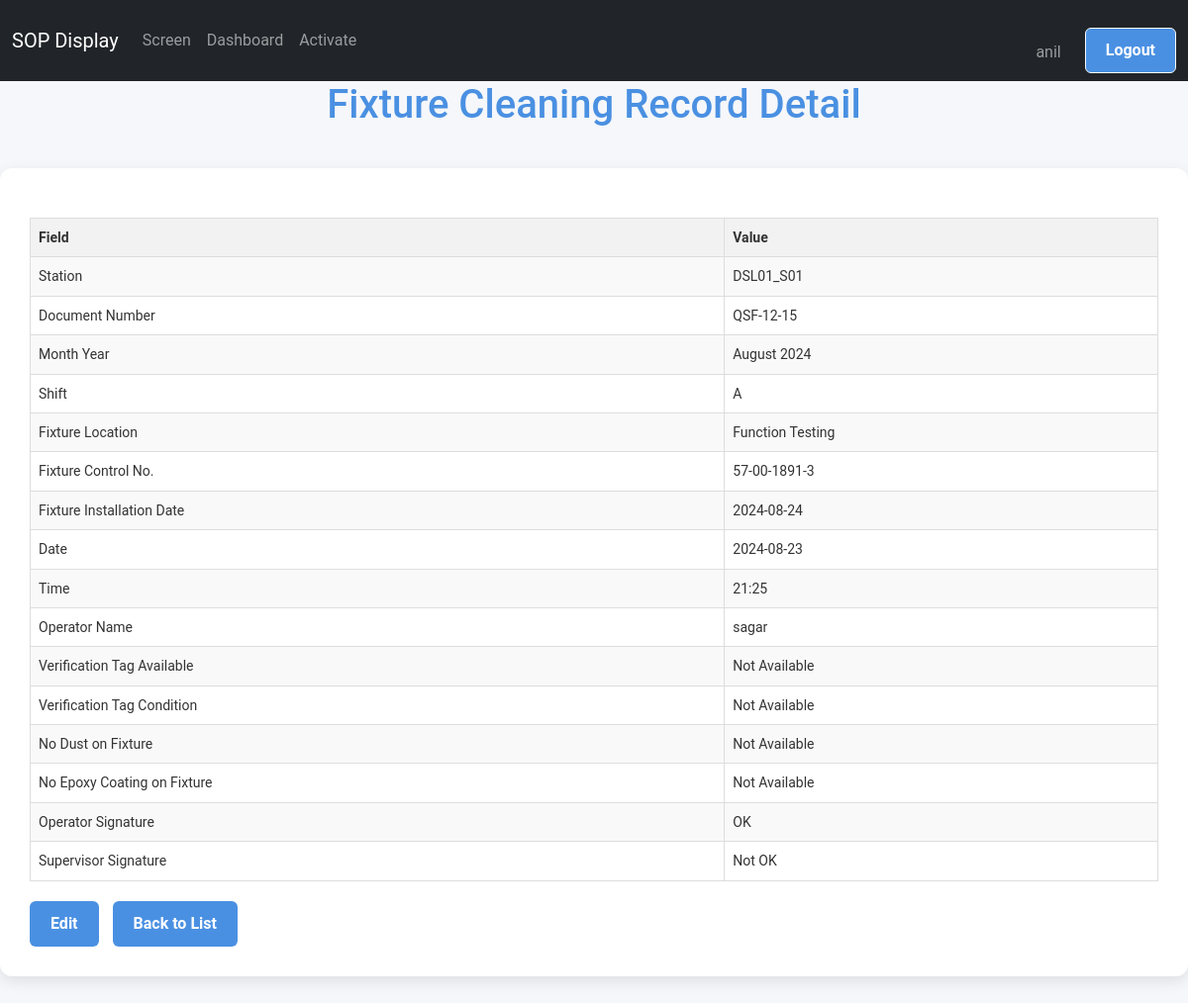
The page /screen/fixture/detail/3/ (signed in) on the database its author committed.
### screen_app/models.py (models this page shows, shortened)
class FixtureCleaningRecord(models.Model):
    SHIFT_CHOICES = [
        ('A', 'A'),
        ('B', 'B'),
    ]
    FIXTURE_LOCATION = [
        ('visual_inspection', 'Visual Inspection'),
        ('programming_testing', 'Programming & Testing'),
        ('function_testing', 'Function Testing'),
        ('adhesive_application', 'Adhesive Application'),
        ('conformal_coating', 'Conformal Coating'),
        ('housing', 'Housing'),
        ('e90fl', 'E90FL'),
        ('dr_beck_epoxy', 'Dr. Beck Epoxy'),
        ('final_testing', 'Final Testing'),
    ]
    TAG_CHOICES = [
        ('Available', 'Available'),
        ('Not Available', 'Not Available'),
    ]
    TICK_CHOICES = [
        ('✔', 'OK'),
        ('✘', 'Not OK'),
        ('', 'Not Checked')
    ]
    TAG_CHOICES = [
        ('Available', 'Available'),
        ('Not Available', 'Not Available'),
    ]
    station = models.CharField(max_length=100, choices=STATION_CHOICES, default='DSL01_S01')
    doc_number = models.CharField(max_length=20, default="QSF-12-15",blank=True)
    month_year = models.DateField()
    shift = models.CharField(max_length=1, choices=SHIFT_CHOICES)
    fixture_location = models.CharField(max_length=200, choices=FIXTURE_LOCATION)
    fixture_control_no = models.CharField(max_length=200, choices=CONTROL_NUMBER_CHOICES)
    fixture_installation_date = models.DateField()
    date = models.DateField(default=timezone.now,blank=True)
    time = models.TimeField(default=timezone.now,blank=True)
    operator_name = models.ForeignKey(User, on_delete=models.CASCADE, blank=True, null=True)
    verification_tag_available = models.CharField(max_length=25, choices=TAG_CHOICES)
    verification_tag_condition = models.CharField(max_length=25, choices=TAG_CHOICES)
    no_dust_on_fixture = models.CharField(max_length=25, choices=TAG_CHOICES)
    no_epoxy_coating_on_fixture = models.CharField(max_length=25, choices=TAG_CHOICES)
    operator_signature = models.CharField(max_length=1, choices=TICK_CHOICES, default='✔',blank=True)
    supervisor_signature = models.CharField(max_length=1, choices=TICK_CHOICES, default='✘',blank=True)
    class Meta:
        verbose_name = "Fixture Cleaning Record"
        verbose_name_plural = "Fixture Cleaning Records"

### screen_app/views.py (the view)
# urls.py: path('fixture/detail/<int:pk>/', FixtureCleaningRecordDetailView.as_view(), name='fixture_cleaning_record_detail'),
@method_decorator(staff_member_required, name='dispatch')
class FixtureCleaningRecordDetailView(View):
    def get(self, request, pk):
        record = get_object_or_404(FixtureCleaningRecord, pk=pk)
        return render(request, 'fixture_records/fixture_cleaning_record_detail.html', {'record': record})

### screen_app/templates/fixture_records/fixture_cleaning_record_detail.html (shortened to what this page needs)
{% extends "base.html" %}
{% block content %}
<h1>Fixture Cleaning Record Detail</h1>
<div class='container'>
    <table class="excel-table">
        <tr>
            <th>Field</th>
            <th>Value</th>
        </tr>
        <tr>
            <td>Station</td>
            <td>{{ record.station }}</td>
        </tr>
        <tr>
            <td>Document Number</td>
            <td>{{ record.doc_number }}</td>
        </tr>
        <tr>
            <td>Month Year</td>
            <td>{{ record.month_year|date:"F Y" }}</td>
        </tr>
        <tr>
            <td>Shift</td>
            <td>{{ record.get_shift_display }}</td>
        </tr>
        <tr>
            <td>Fixture Location</td>
        <td>{{ record.get_fixture_location_display }}</td>
    </tr>
    <tr>
        <td>Fixture Control No.</td>
        <td>{{ record.get_fixture_control_no_display }}</td>
    </tr>
    <tr>
        <td>Fixture Installation Date</td>
        <td>{{ record.fixture_installation_date|date:"Y-m-d" }}</td>
    </tr>
    <tr>
        <td>Date</td>
        <td>{{ record.date|date:"Y-m-d" }}</td>
    </tr>
    <tr>
        <td>Time</td>
        <td>{{ record.time|time:"H:i" }}</td>
    </tr>
    <tr>
        <td>Operator Name</td>
        <td>{{ record.operator_name.username }}</td>
    </tr>
    <tr>
        <td>Verification Tag Available</td>
        <td>{{ record.get_verification_tag_available_display }}</td>
    </tr>
    <tr>
        <td>Verification Tag Condition</td>
        <td>{{ record.get_verification_tag_condition_display }}</td>
    </tr>
    <tr>
        <td>No Dust on Fixture</td>
        <td>{{ record.get_no_dust_on_fixture_display }}</td>
    </tr>
    <tr>
        <td>No Epoxy Coating on Fixture</td>
        <td>{{ record.get_no_epoxy_coating_on_fixture_display }}</td>
    </tr>
    <tr>
        <td>Operator Signature</td>
        <td>{{ record.get_operator_signature_display }}</td>
    </tr>
    <tr>
        <td>Supervisor Signature</td>
        <td>{{ record.get_supervisor_signature_display }}</td>
    </tr>
</table>
<div class="action-buttons">
    <a href="{% url 'update_fixture_cleaning_record' record.pk %}" class="btn">Edit</a>
    <a href="{% url 'list_fixture_cleaning_records' %}" class="btn">Back to List</a>
</div>
</div>
{% endblock content %}

### templates/base.html (shortened to what this page needs)
{% load static %}
<!DOCTYPE html>
<html lang="en">
  <head>
    <link rel="stylesheet" href="{% static 'css/bootstrap.css' %}" />
  </head>
  <body>
    <nav class="navbar navbar-expand-lg navbar-dark bg-dark" id="mainNavbar">
      <div class="container-fluid">
        <a class="navbar-brand" href="/">SOP Display</a>
        <div class="collapse navbar-collapse" id="navbarContent">
          <ul class="navbar-nav me-auto mb-2 mb-lg-0">
            <li class="nav-item">
              <a
                class="nav-link {% if request.resolver_match.url_name == 'display_screen_content' %}active{% endif %}"
                href="{% url 'display_screen_content' %}"
                >Screen</a
              >
            </li>
            {% if user.is_authenticated %}
            <li class="nav-item">
              <a
                class="nav-link {% if request.resolver_match.url_name == 'dashboard' %}active{% endif %}"
                href="{% url 'dashboard' %}"
                >Dashboard</a
              >
            </li>
            {% if user.is_staff %}
            <li class="nav-item">
              <a
                class="nav-link {% if request.resolver_match.url_name == 'activate_product' %}active{% endif %}"
                href="{% url 'activate_product' %}"
                >Activate</a
              >
            </li>
            {% endif %} {% endif %}
          </ul>
          <ul class="navbar-nav ">
            {% if user.is_authenticated %}
            <li class="nav-item mt-4">
              <span class=" nav-link  me-3">{{ user.username }}</span>
            </li>
            <li class="nav-item">
              <form method="post" action="{% url 'logout' %}">
                <button class="btn btn-outline-light" type="submit">
                  Logout
                </button>
              </form>
            </li>
            {% endif %}
          </ul>
        </div>
      </div>
    </nav>
    {% block content %} {% endblock content %}
  </body>
</html>

### templates/base.html (style rules this page uses)
html, body { height: 100%; margin: 0; padding: 0; overflow-x: hidden; }
body { padding-top: 0px; }
.navbar { transition: transform 0.3s ease; }
body { scrollbar-width: none; -ms-overflow-style: none; }
:root { --primary-color: #4a90e2; --secondary-color: #f5f7fa; --text-color: #333; --border-color: #e0e0e0; }
body { font-family: "Roboto", Arial, sans-serif; background-color: var(--secondary-color); color: var(--text-color); line-height: 1.6; margin: 0; padding: 0; }
.container { max-width: 1200px; margin: 40px auto; padding: 30px; background-color: #ffffff; border-radius: 12px; box-shadow: 0 5px 15px rgba(0, 0, 0, 0.1); }
h1 { color: var(--primary-color); font-size: 2.5em; text-align: center; margin-bottom: 30px; }
.btn { display: inline-block; background-color: var(--primary-color); color: white; padding: 10px 20px; text-decoration: none; border-radius: 6px; font-weight: bold; transition: background-color 0.3s ease; }
form { margin-top: 20px; }
form button { background-color: var(--primary-color); color: white; border: none; padding: 12px 24px; font-size: 18px; border-radius: 6px; cursor: pointer; transition: background-color 0.3s ease; }

### screen_app/templates/fixture_records/fixture_cleaning_record_detail.html (style rules this page uses)
.excel-table { border-collapse: collapse; width: 100%; margin-top: 20px; font-size: 14px; }
.excel-table th, .excel-table td { border: 1px solid #ddd; padding: 8px; text-align: left; }
.excel-table th { background-color: #f2f2f2; font-weight: bold; }
.excel-table tr:nth-child(even) { background-color: #f9f9f9; }
.action-buttons { margin-top: 20px; }
.action-buttons a { margin-right: 10px; }

### rows shown on the page
FixtureCleaningRecord: station "DSL01_S01", doc_number "QSF-12-15", month_year "August 2024", shift "A", fixture_location "Function Testing", fixture_control_no "57-00-1891-3", fixture_installation_date "2024-08-24", date "2024-08-23", time "21:25", operator_name.username "sagar", verification_tag_available "Not Available", verification_tag_condition "Not Available", no_dust_on_fixture "Not Available", no_epoxy_coating_on_fixture "Not Available", operator_signature "OK", supervisor_signature "Not OK"

### other values the page prints
{{ user.username }} "anil"
